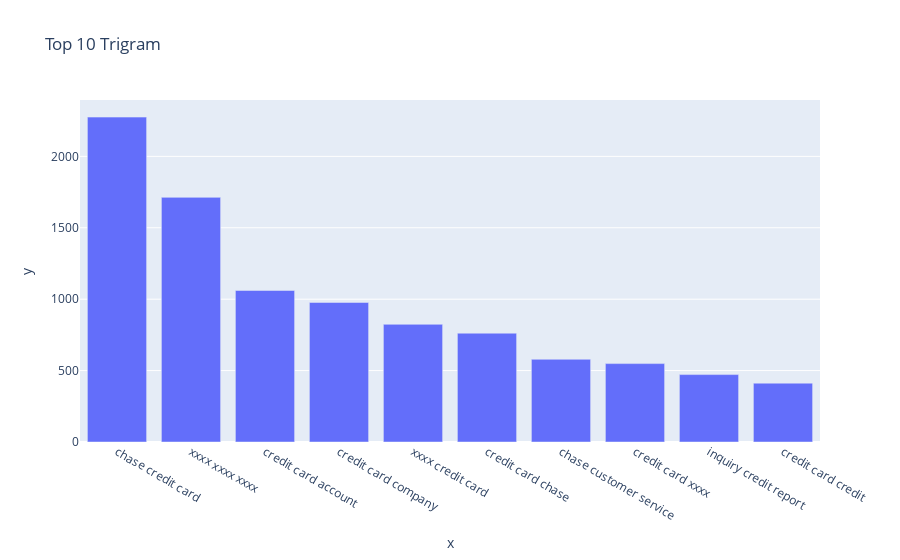

The notebook cell saved with this chart:
### Code cell
#Print the top 10 words in the trigram frequency and plot the same using a bar graph
trigram = get_top_n_words(df_clean['Complaint_clean'], 3,10)
for word, freq in trigram:
    print(word, freq)
px.bar(x=[word for word, freq in trigram], y=[freq for word, freq in trigram], title='Top 10 Trigram')

### Figure 1 — Plotly figure (JSON) as saved in the notebook; plotly's stock layout.template omitted (floating-point values rounded to 4 significant figures)
{"data": [{"alignmentgroup": "True", "hovertemplate": "x=%{x}<br>y=%{y}<extra></extra>", "legendgroup": "", "marker": {"color": "#636efa", "pattern": {"shape": ""}}, "name": "", "offsetgroup": "", "orientation": "v", "showlegend": false, "textposition": "auto", "type": "bar", "x": ["chase credit card", "xxxx xxxx xxxx", "credit card account", "credit card company", "xxxx credit card", "credit card chase", "chase customer service", "credit card xxxx", "inquiry credit report", "credit card credit"], "xaxis": "x", "y": [2275, 1713, 1061, 977, 824, 762, 579, 549, 472, 412], "yaxis": "y"}], "layout": {"barmode": "relative", "legend": {"tracegroupgap": 0}, "title": {"text": "Top 10 Trigram"}, "xaxis": {"anchor": "y", "domain": [0, 1], "title": {"text": "x"}}, "yaxis": {"anchor": "x", "domain": [0, 1], "title": {"text": "y"}}}}
